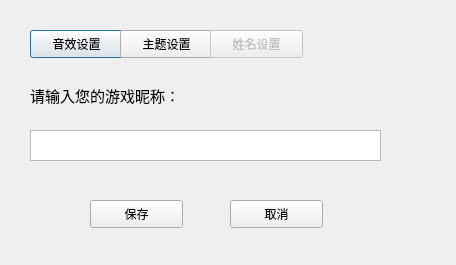
<?xml version="1.0" encoding="UTF-8"?>
<ui version="4.0">
 <class>CNameDlg</class>
 <widget class="QDialog" name="CNameDlg">
  <property name="geometry">
   <rect>
    <x>0</x>
    <y>0</y>
    <width>456</width>
    <height>265</height>
   </rect>
  </property>
  <property name="windowTitle">
   <string>Dialog</string>
  </property>
  <widget class="QPushButton" name="pushButton">
   <property name="geometry">
    <rect>
     <x>30</x>
     <y>30</y>
     <width>93</width>
     <height>28</height>
    </rect>
   </property>
   <property name="text">
    <string>音效设置</string>
   </property>
  </widget>
  <widget class="QPushButton" name="pushButton_2">
   <property name="geometry">
    <rect>
     <x>120</x>
     <y>30</y>
     <width>93</width>
     <height>28</height>
    </rect>
   </property>
   <property name="text">
    <string>主题设置</string>
   </property>
  </widget>
  <widget class="QPushButton" name="pushButton_3">
   <property name="enabled">
    <bool>false</bool>
   </property>
   <property name="geometry">
    <rect>
     <x>210</x>
     <y>30</y>
     <width>93</width>
     <height>28</height>
    </rect>
   </property>
   <property name="text">
    <string>姓名设置</string>
   </property>
  </widget>
  <widget class="QLabel" name="label">
   <property name="geometry">
    <rect>
     <x>30</x>
     <y>80</y>
     <width>211</width>
     <height>31</height>
    </rect>
   </property>
   <property name="font">
    <font>
     <family>微软雅黑</family>
     <pointsize>11</pointsize>
    </font>
   </property>
   <property name="text">
    <string>请输入您的游戏昵称：</string>
   </property>
  </widget>
  <widget class="QTextEdit" name="nameEdit">
   <property name="geometry">
    <rect>
     <x>30</x>
     <y>130</y>
     <width>351</width>
     <height>31</height>
    </rect>
   </property>
  </widget>
  <widget class="QPushButton" name="save">
   <property name="geometry">
    <rect>
     <x>90</x>
     <y>200</y>
     <width>93</width>
     <height>28</height>
    </rect>
   </property>
   <property name="text">
    <string>保存</string>
   </property>
  </widget>
  <widget class="QPushButton" name="cancel">
   <property name="geometry">
    <rect>
     <x>230</x>
     <y>200</y>
     <width>93</width>
     <height>28</height>
    </rect>
   </property>
   <property name="text">
    <string>取消</string>
   </property>
  </widget>
 </widget>
 <resources/>
 <connections/>
</ui>
